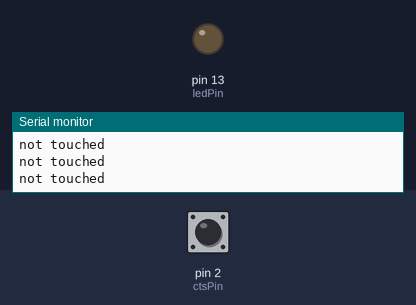
A sketch run on a simulated Arduino Uno, built with avr-gcc and run on an emulated ATmega328P. Parts: output pins drawn as LEDs (lit = HIGH), the last lines printed to the serial monitor. Dashed ring = blinking. Inputs (shaded band) come from the test bench; at power-on: pin 2 (ctsPin) LOW.

Above: at 1.2 s.
1.3 s: pin 2 (ctsPin) driven HIGH
At 1.7 s:
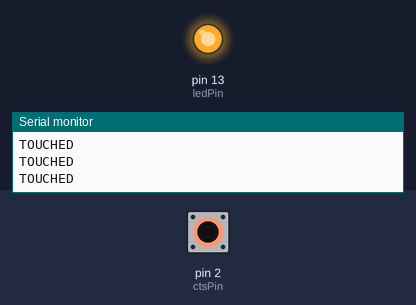
2.8 s: pin 2 (ctsPin) driven LOW
At 4.0 s:
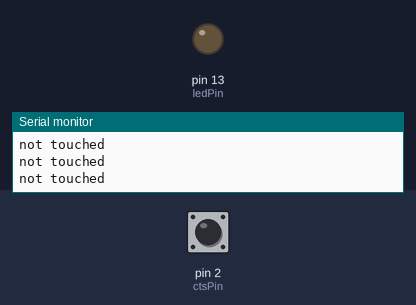
5.8 s: pin 2 (ctsPin) pulsed HIGH 2 times (0.12 s each, 0.3 s apart)
At 6.16 s:
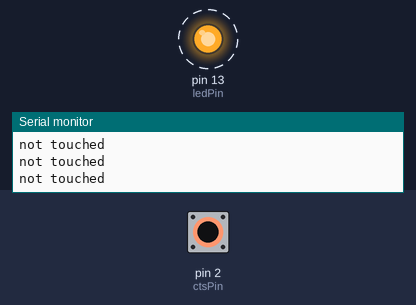
9.4 s: pin 2 (ctsPin) pulsed HIGH 2 times (0.12 s each, 0.3 s apart)
At 10.7 s:
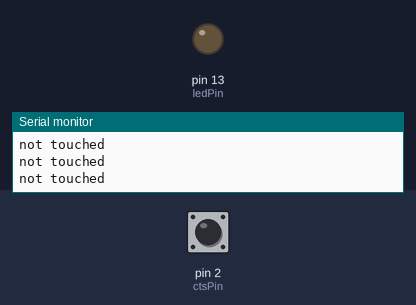
Timing chart, 0 to 12.4 s (numbered marks = the images above; inputs shaded):
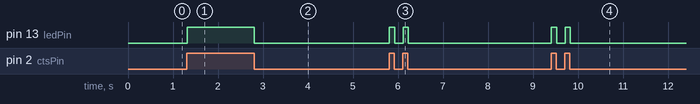

The sketch:

Touch_sensor.ino
```cpp
  #define ctsPin 2

 int ledPin = 13;

 void setup()
 {
     Serial.begin(9600);
       pinMode(ledPin, OUTPUT);
       pinMode(ctsPin, INPUT);
     }
  void loop()
    {
      int ctsValue = digitalRead(ctsPin);
      if (ctsValue == HIGH)
        {
           digitalWrite(ledPin, HIGH);
           Serial.println("TOUCHED");
           }
     else
        {
         digitalWrite(ledPin,LOW);
             Serial.println("not touched");
          }
      delay(0.9);
      }
```

Measured:
- after the input at 1.3 s, pin 13 (ledPin): LOW → HIGH at once
- after the input at 2.8 s, pin 13 (ledPin): HIGH → LOW at once
- after the input at 5.8 s, pin 13 (ledPin): alternates HIGH for 0.11 s and LOW for 0.19 s, 4 changes in all, then stays LOW, starting at once
- after the input at 9.4 s, pin 13 (ledPin): alternates HIGH for 0.12 s and LOW for 0.19 s, 4 changes in all, then stays LOW, starting at once
